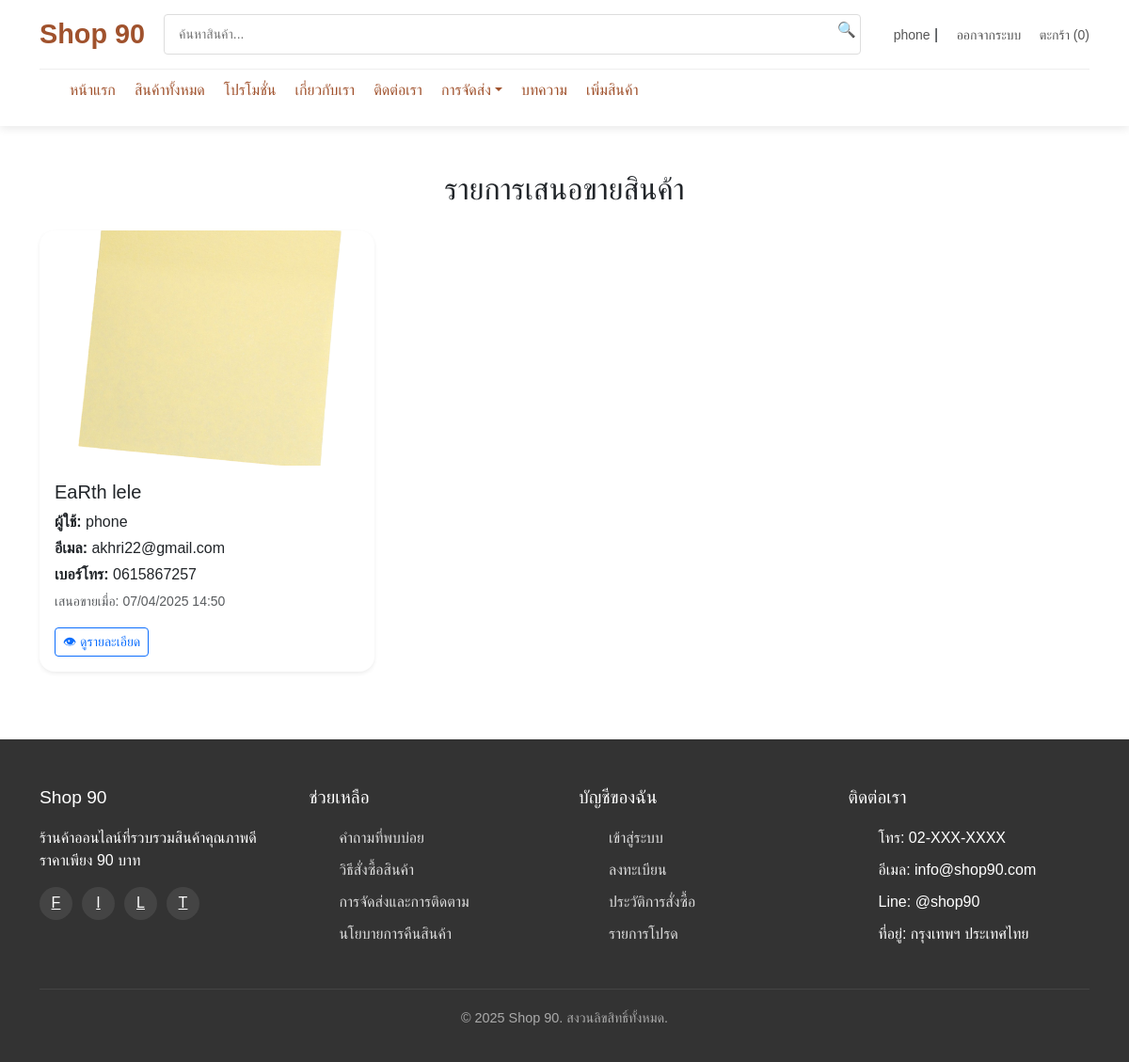
Screenshot of /page/offering_information.php (signed in) with the database file from the repository.
### tables this page shows
CREATE TABLE `sell_offers` (
  `id` int(11) NOT NULL,
  `first_name` varchar(100) NOT NULL,
  `last_name` varchar(100) NOT NULL,
  `phone` varchar(20) NOT NULL,
  `email` varchar(255) NOT NULL,
  `image_path` varchar(255) NOT NULL,
  `details` text DEFAULT NULL,
  `submitted_at` datetime DEFAULT current_timestamp(),
  `user_id` int(255) NOT NULL
);

CREATE TABLE `users` (
  `user_id` int(11) NOT NULL,
  `username` varchar(255) NOT NULL,
  `email` varchar(255) NOT NULL,
  `password` varchar(255) NOT NULL,
  `phone_number` varchar(20) DEFAULT NULL,
  `address` text DEFAULT NULL,
  `user_type` enum('customer','admin') NOT NULL DEFAULT 'customer',
  `created_at` timestamp NOT NULL DEFAULT current_timestamp(),
  `profile_image` varchar(255) NOT NULL DEFAULT 'default.png'
);

### page/offering_information.php (the view, shortened to what this page needs)
<?php
include('../includes/header.php');
$sql = "SELECT s.*, u.username
        FROM sell_offers s
        JOIN users u ON s.user_id = u.user_id
        ORDER BY s.submitted_at DESC";
$result = mysqli_query($conn, $sql);
?>
<div class="container py-5">
    <h2 class="mb-4 text-center">รายการเสนอขายสินค้า</h2>
    <div class="row">
        <?php while ($row = mysqli_fetch_assoc($result)) : ?>
            <div class="col-md-4 mb-4">
                <div class="card shadow-sm border-0 rounded-4">
                    <img src="../upload/<?= htmlspecialchars($row['image_path']) ?>" class="card-img-top" alt="ภาพสินค้า" style="height: 250px; object-fit: cover;">
                    <div class="card-body">
                        <h5 class="card-title"><?= htmlspecialchars($row['first_name'] . ' ' . $row['last_name']) ?></h5>
                        <p class="card-text mb-1"><strong>ผู้ใช้:</strong> <?= htmlspecialchars($row['username']) ?></p>
                        <p class="card-text mb-1"><strong>อีเมล:</strong> <?= htmlspecialchars($row['email']) ?></p>
                        <p class="card-text mb-1"><strong>เบอร์โทร:</strong> <?= htmlspecialchars($row['phone']) ?></p>
                        <p class="card-text"><small class="text-muted">เสนอขายเมื่อ: <?= date("d/m/Y H:i", strtotime($row['submitted_at'])) ?></small></p>
                        <button class="btn btn-outline-primary btn-sm" data-bs-toggle="modal" data-bs-target="#modal<?= $row['id'] ?>">
                            👁 ดูรายละเอียด
                        </button>
                    </div>
                </div>
            </div>
        <?php endwhile; ?>
    </div>
</div>
<?php include('../includes/footer.php'); ?>

### assets/css/style.css (style rules this page uses)
* { box-sizing: border-box; margin: 0; padding: 0; font-family: 'Prompt', sans-serif; }
body { background-color: #f8f9fa; color: #333; line-height: 1.6; }
.container { max-width: 1200px; margin: 0 auto; padding: 0 20px; }
img { max-width: 100%; }
.btn { padding: 12px 20px; background-color: #A0522D; color: #fff; font-size: 16px; border: none; border-radius: 4px; cursor: pointer; transition: background-color 0.3s; }

### assets/css/product.css (style rules this page uses)
body { font-family: 'Arial', sans-serif; margin: 0; padding: 0; background-color: #f5f5f5; }

### assets/css/profile.css (style rules this page uses)
:root { --main-color: #A0522D; --text-dark: #333; --bg-light: #f5f5f5; --border-radius: 12px; --shadow-light: 0px 2px 10px rgba(0, 0, 0, 0.1); }

### assets/css/modal.css (style rules this page uses)
h2 { color: #333; text-align: center; margin-bottom: 20px; }

### assets/css/order_tracking.css (style rules this page uses)
h2 { text-align: center; color: #333; font-size: 24px; margin-bottom: 20px; }

### rows the page displays
sell_offers: image_path (picture), first_name+last_name "EaRth lele", user.username "phone", email "akhri22@gmail.com", phone "0615867257", submitted_at "07/04/2025 14:50"

### other values shown
$_SESSION['username'] "phone"
